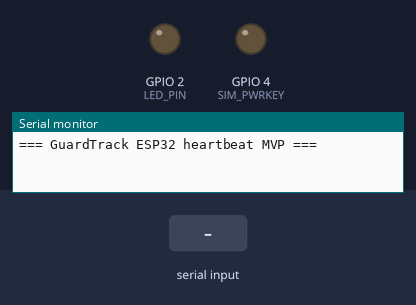
Bench run of a sketch on a simulated ESP32. Parts: output pins drawn as LEDs (lit = HIGH), the last lines printed to the serial monitor. Inputs (shaded band) come from the test bench. The modem accepts every AT command (registered, SIM ready, sends succeed) and sends nothing else.

Above: at 0.3 s.
At 2.0 s:
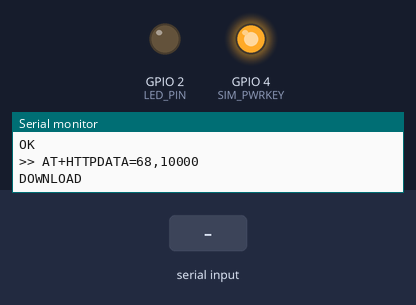
2.1 s: "ERROR,1\n" received over the second serial link
3.6 s: "OK,1\n" received over the second serial link
5.1 s: "OK,150\n" received over the second serial link
Timing chart, 0 to 8.1 s (numbered marks = the images above; inputs shaded):
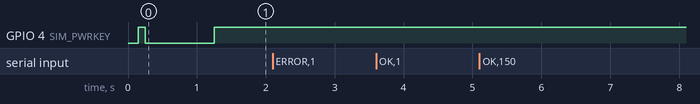

The sketch:

guardtrack_esp32.ino
```cpp
/*
 * GuardTrack ESP32 firmware — heartbeat MVP
 *
 * What this does (tonight's job):
 *   - Boots SIM7600G-H, registers on Digicel Guyana LTE
 *   - Activates PDP data context (APN "internet")
 *   - POSTs a heartbeat JSON to /api/data every 30 seconds
 *
 * What it does NOT do yet (we add as separate layers tomorrow):
 *   - GPS reading
 *   - Fingerprint / RFID authentication
 *   - Kill switch polling and relay control
 *   - Battery voltage reading
 *
 * Wiring (matches config.h):
 *   ESP32 GPIO 16 <- SIM7600 TXD     (data into ESP32)
 *   ESP32 GPIO 17 -> SIM7600 RXD     (data out of ESP32)
 *   ESP32 GPIO 4  -> SIM7600 PWRKEY  (optional)
 *   GND  <-> GND
 *   SIM7600 powered from EXTERNAL 5 V / 2 A+ supply (not from ESP32)
 *   LTE main antenna connected to MAIN port
 *
 * Build:
 *   Arduino IDE, Board = ESP32 Dev Module, 115200 baud Serial Monitor.
 *   No external libraries needed — raw AT commands only.
 *
 * Expected behaviour after flashing:
 *   ~30 seconds after boot, the dashboard pill flips from red Offline to
 *   green Online and stays there. /api/state will show online:true and
 *   the last_seen_at timestamp.
 */

#include <Arduino.h>
#include "config.h"

HardwareSerial Modem(1);

// ---------- AT helpers ----------
String sendAT(const String& cmd, const char* expect = "OK", uint32_t timeoutMs = 3000) {
  while (Modem.available()) Modem.read();
  Serial.print(F(">> ")); Serial.println(cmd);
  Modem.print(cmd); Modem.print("\r\n");
  String resp;
  uint32_t start = millis();
  while (millis() - start < timeoutMs) {
    while (Modem.available()) resp += (char)Modem.read();
    if (expect && resp.indexOf(expect) >= 0) break;
    if (resp.indexOf("ERROR") >= 0) break;
    delay(5);
  }
  Serial.print(resp);
  return resp;
}

bool waitFor(const char* expect, uint32_t timeoutMs, String* capture = nullptr) {
  String r;
  uint32_t start = millis();
  while (millis() - start < timeoutMs) {
    while (Modem.available()) {
      char c = Modem.read();
      Serial.write(c);
      r += c;
      if (r.indexOf(expect) >= 0) { if (capture) *capture = r; return true; }
    }
    delay(5);
  }
  if (capture) *capture = r;
  return false;
}

// ---------- Modem boot ----------
void powerOnModem() {
  pinMode(SIM_PWRKEY, OUTPUT);
  digitalWrite(SIM_PWRKEY, HIGH);
  delay(100);
  digitalWrite(SIM_PWRKEY, LOW);
  delay(1000);
  digitalWrite(SIM_PWRKEY, HIGH);
  // module needs ~10 s to finish booting
}

bool waitForRegistration(uint32_t timeoutMs = 90000) {
  uint32_t start = millis();
  while (millis() - start < timeoutMs) {
    String r = sendAT("AT+CREG?", "OK", 2000);
    if (r.indexOf(",1") >= 0 || r.indexOf(",5") >= 0) {
      Serial.println(F(">>> Registered on network"));
      return true;
    }
    delay(2000);
  }
  Serial.println(F("!! Not registered within timeout"));
  return false;
}

void modemInit() {
  Serial.println(F("Booting modem..."));
  uint32_t start = millis();
  bool alive = false;
  while (millis() - start < 30000) {
    if (sendAT("AT", "OK", 1000).indexOf("OK") >= 0) { alive = true; break; }
    delay(500);
  }
  if (!alive) {
    Serial.println(F("!! No response from modem. Check power/wiring/baud."));
    return;
  }

  sendAT("ATE0");                                  // echo off
  sendAT("AT+CMEE=2");                             // verbose errors
  sendAT("AT+CPIN?");                              // SIM ready?
  sendAT("AT+CSQ");                                // signal
  sendAT("AT+COPS?");                              // operator

  if (!waitForRegistration()) return;

  // APN + activate PDP data context
  String cgd = String("AT+CGDCONT=1,\"IP\",\"") + APN + "\"";
  sendAT(cgd);
  sendAT("AT+CGACT=1,1", "OK", 10000);
}

// ---------- HTTP POST (SIM7600 AT stack) ----------
bool httpPost(const String& url, const String& contentType, const String& body) {
  sendAT("AT+HTTPTERM", "OK", 1500);                          // ignore errors
  if (sendAT("AT+HTTPINIT", "OK", 3000).indexOf("OK") < 0) return false;
  sendAT(String("AT+HTTPPARA=\"URL\",\"") + url + "\"");
  if (contentType.length())
    sendAT(String("AT+HTTPPARA=\"CONTENT\",\"") + contentType + "\"");

  if (body.length()) {
    sendAT(String("AT+HTTPDATA=") + body.length() + ",10000", "DOWNLOAD", 5000);
    Modem.print(body);
    waitFor("OK", 10000);
  }

  sendAT("AT+HTTPACTION=1", "OK", 2000);                      // POST

  String urc;
  if (!waitFor("+HTTPACTION:", 30000, &urc)) {
    sendAT("AT+HTTPTERM");
    return false;
  }
  int p  = urc.indexOf("+HTTPACTION:");
  int c1 = urc.indexOf(',', p);
  int c2 = urc.indexOf(',', c1 + 1);
  int status = urc.substring(c1 + 1, c2).toInt();

  sendAT("AT+HTTPTERM", "OK", 1500);
  Serial.print(F("HTTP status: ")); Serial.println(status);
  return status >= 200 && status < 300;
}

// ---------- Telemetry ----------
String buildHeartbeatJson() {
  // Tonight: minimal stub payload so /api/state shows online + last_seen_at.
  // GPS, voltage, etc. will be added when those sensors come online.
  String j = "{";
  j += "\"voltage\":0,";
  j += "\"lat\":0,";
  j += "\"lng\":0,";
  j += "\"gps_valid\":false,";
  j += "\"status\":\"heartbeat\"";
  j += "}";
  return j;
}

void postHeartbeat() {
  String body = buildHeartbeatJson();
  Serial.print(F("Heartbeat body: ")); Serial.println(body);
  bool ok = httpPost(SERVER_URL, "application/json", body);
  Serial.println(ok ? F(">>> Heartbeat posted OK")
                    : F("!! Heartbeat failed"));
  digitalWrite(LED_PIN, ok ? HIGH : LOW);
}

// ---------- Arduino entry ----------
uint32_t lastTelem = 0;

void setup() {
  Serial.begin(115200);
  delay(150);
  Serial.println();
  Serial.println(F("=== GuardTrack ESP32 heartbeat MVP ==="));

  pinMode(LED_PIN, OUTPUT);
  digitalWrite(LED_PIN, LOW);

  Modem.begin(115200, SERIAL_8N1, SIM_RX, SIM_TX);
  powerOnModem();
  modemInit();

  Serial.println(F("Ready. Will POST heartbeat every 30 s."));
  postHeartbeat();             // immediate first post
  lastTelem = millis();
}

void loop() {
  if (millis() - lastTelem >= TELEMETRY_INTERVAL_MS) {
    lastTelem = millis();
    postHeartbeat();
  }

  // Pass-through any chatter for debugging
  while (Serial.available()) Modem.write(Serial.read());
  while (Modem.available())  Serial.write(Modem.read());

  delay(10);
}
```

config.h
```cpp
#ifndef CONFIG_H
#define CONFIG_H

// --- Server (your live Render dashboard) ---
#define SERVER_URL       "https://vehicle-immobilizer.onrender.com/api/data"
#define KILL_POLL_URL    "https://vehicle-immobilizer.onrender.com/api/killswitch"

// --- Cellular ---
#define APN              "internet"        // Digicel Guyana

// --- Registered phone numbers (up to 2 now) ---
#define PHONE_1 "+5926789608"
#define PHONE_2 ""

// --- Pin definitions ---
#define SIM_RX      16     // ESP32 RX  <- SIM7600 TXD
#define SIM_TX      17     // ESP32 TX  -> SIM7600 RXD
#define SIM_PWRKEY  4
#define RFID_SS     5
#define RFID_RST    21
#define FP_RX       13
#define FP_TX       12
#define LED_PIN     2
#define RELAY_PIN   25
#define VOLT_PIN    34

// --- Timing ---
#define TELEMETRY_INTERVAL_MS  30000UL    // POST heartbeat every 30 s
#define KILL_POLL_MS           5000UL     // poll kill switch every 5 s
#define LOW_VOLT_THRESH        11.5

#endif
```
